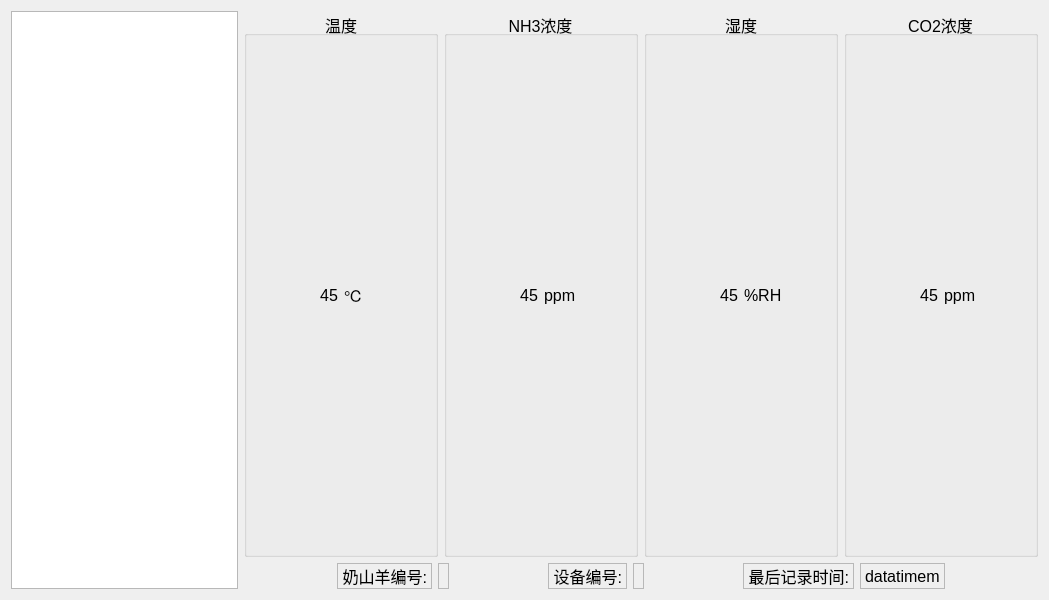
<?xml version="1.0" encoding="UTF-8"?>
<ui version="4.0">
 <class>InformationForm</class>
 <widget class="QWidget" name="InformationForm">
  <property name="geometry">
   <rect>
    <x>0</x>
    <y>0</y>
    <width>1049</width>
    <height>600</height>
   </rect>
  </property>
  <property name="font">
   <font>
    <pointsize>12</pointsize>
   </font>
  </property>
  <property name="windowTitle">
   <string>Form</string>
  </property>
  <layout class="QVBoxLayout" name="verticalLayout_6">
   <item>
    <layout class="QHBoxLayout" name="horizontalLayout_6" stretch="2,7">
     <item>
      <widget class="QTableView" name="tableView">
       <property name="frameShape">
        <enum>QFrame::StyledPanel</enum>
       </property>
      </widget>
     </item>
     <item>
      <layout class="QVBoxLayout" name="verticalLayout_5" stretch="1,0,8">
       <item>
        <layout class="QHBoxLayout" name="horizontalLayout_5">
         <item>
          <widget class="QGroupBox" name="groupBox">
           <property name="title">
            <string>温度</string>
           </property>
           <property name="alignment">
            <set>Qt::AlignCenter</set>
           </property>
           <layout class="QVBoxLayout" name="verticalLayout">
            <item>
             <layout class="QHBoxLayout" name="horizontalLayout">
              <item>
               <widget class="QLabel" name="wenduLabel">
                <property name="text">
                 <string>45</string>
                </property>
                <property name="alignment">
                 <set>Qt::AlignRight|Qt::AlignTrailing|Qt::AlignVCenter</set>
                </property>
               </widget>
              </item>
              <item>
               <widget class="QLabel" name="label_2">
                <property name="text">
                 <string>℃</string>
                </property>
               </widget>
              </item>
             </layout>
            </item>
           </layout>
          </widget>
         </item>
         <item>
          <widget class="QGroupBox" name="groupBox_4">
           <property name="title">
            <string>NH3浓度</string>
           </property>
           <property name="alignment">
            <set>Qt::AlignCenter</set>
           </property>
           <layout class="QVBoxLayout" name="verticalLayout_4">
            <item>
             <layout class="QHBoxLayout" name="horizontalLayout_4">
              <item>
               <widget class="QLabel" name="anqiLabel">
                <property name="text">
                 <string>45</string>
                </property>
                <property name="alignment">
                 <set>Qt::AlignRight|Qt::AlignTrailing|Qt::AlignVCenter</set>
                </property>
               </widget>
              </item>
              <item>
               <widget class="QLabel" name="label_5">
                <property name="text">
                 <string>ppm</string>
                </property>
               </widget>
              </item>
             </layout>
            </item>
           </layout>
          </widget>
         </item>
         <item>
          <widget class="QGroupBox" name="groupBox_2">
           <property name="title">
            <string>湿度</string>
           </property>
           <property name="alignment">
            <set>Qt::AlignCenter</set>
           </property>
           <layout class="QVBoxLayout" name="verticalLayout_2">
            <item>
             <layout class="QHBoxLayout" name="horizontalLayout_2">
              <item>
               <widget class="QLabel" name="shiduLabel">
                <property name="text">
                 <string>45</string>
                </property>
                <property name="alignment">
                 <set>Qt::AlignRight|Qt::AlignTrailing|Qt::AlignVCenter</set>
                </property>
               </widget>
              </item>
              <item>
               <widget class="QLabel" name="label_3">
                <property name="text">
                 <string>%RH</string>
                </property>
               </widget>
              </item>
             </layout>
            </item>
           </layout>
          </widget>
         </item>
         <item>
          <widget class="QGroupBox" name="groupBox_3">
           <property name="title">
            <string>CO2浓度</string>
           </property>
           <property name="alignment">
            <set>Qt::AlignCenter</set>
           </property>
           <layout class="QVBoxLayout" name="verticalLayout_3">
            <item>
             <layout class="QHBoxLayout" name="horizontalLayout_3">
              <item>
               <widget class="QLabel" name="eryangLabel">
                <property name="text">
                 <string>45</string>
                </property>
                <property name="alignment">
                 <set>Qt::AlignRight|Qt::AlignTrailing|Qt::AlignVCenter</set>
                </property>
               </widget>
              </item>
              <item>
               <widget class="QLabel" name="label_4">
                <property name="text">
                 <string>ppm</string>
                </property>
               </widget>
              </item>
             </layout>
            </item>
           </layout>
          </widget>
         </item>
        </layout>
       </item>
       <item>
        <layout class="QHBoxLayout" name="horizontalLayout_7">
         <item>
          <spacer name="horizontalSpacer_3">
           <property name="orientation">
            <enum>Qt::Horizontal</enum>
           </property>
           <property name="sizeHint" stdset="0">
            <size>
             <width>40</width>
             <height>20</height>
            </size>
           </property>
          </spacer>
         </item>
         <item>
          <widget class="QLabel" name="label">
           <property name="frameShape">
            <enum>QFrame::StyledPanel</enum>
           </property>
           <property name="text">
            <string>奶山羊编号:</string>
           </property>
           <property name="alignment">
            <set>Qt::AlignRight|Qt::AlignTrailing|Qt::AlignVCenter</set>
           </property>
          </widget>
         </item>
         <item>
          <widget class="QLabel" name="goatIdLabel">
           <property name="frameShape">
            <enum>QFrame::StyledPanel</enum>
           </property>
           <property name="frameShadow">
            <enum>QFrame::Plain</enum>
           </property>
           <property name="text">
            <string/>
           </property>
          </widget>
         </item>
         <item>
          <spacer name="horizontalSpacer">
           <property name="orientation">
            <enum>Qt::Horizontal</enum>
           </property>
           <property name="sizeHint" stdset="0">
            <size>
             <width>40</width>
             <height>20</height>
            </size>
           </property>
          </spacer>
         </item>
         <item>
          <widget class="QLabel" name="label_7">
           <property name="frameShape">
            <enum>QFrame::StyledPanel</enum>
           </property>
           <property name="text">
            <string>设备编号:</string>
           </property>
           <property name="alignment">
            <set>Qt::AlignRight|Qt::AlignTrailing|Qt::AlignVCenter</set>
           </property>
          </widget>
         </item>
         <item>
          <widget class="QLabel" name="deviceIdLabel">
           <property name="frameShape">
            <enum>QFrame::StyledPanel</enum>
           </property>
           <property name="text">
            <string/>
           </property>
          </widget>
         </item>
         <item>
          <spacer name="horizontalSpacer_2">
           <property name="orientation">
            <enum>Qt::Horizontal</enum>
           </property>
           <property name="sizeHint" stdset="0">
            <size>
             <width>40</width>
             <height>20</height>
            </size>
           </property>
          </spacer>
         </item>
         <item>
          <widget class="QLabel" name="label_9">
           <property name="frameShape">
            <enum>QFrame::StyledPanel</enum>
           </property>
           <property name="text">
            <string>最后记录时间:</string>
           </property>
           <property name="alignment">
            <set>Qt::AlignRight|Qt::AlignTrailing|Qt::AlignVCenter</set>
           </property>
          </widget>
         </item>
         <item>
          <widget class="QLabel" name="datatijmeLabel">
           <property name="frameShape">
            <enum>QFrame::StyledPanel</enum>
           </property>
           <property name="text">
            <string>datatimem</string>
           </property>
          </widget>
         </item>
         <item>
          <spacer name="horizontalSpacer_4">
           <property name="orientation">
            <enum>Qt::Horizontal</enum>
           </property>
           <property name="sizeHint" stdset="0">
            <size>
             <width>40</width>
             <height>20</height>
            </size>
           </property>
          </spacer>
         </item>
        </layout>
       </item>
       <item>
        <layout class="QGridLayout" name="gridLayout"/>
       </item>
      </layout>
     </item>
    </layout>
   </item>
  </layout>
 </widget>
 <resources/>
 <connections/>
</ui>
